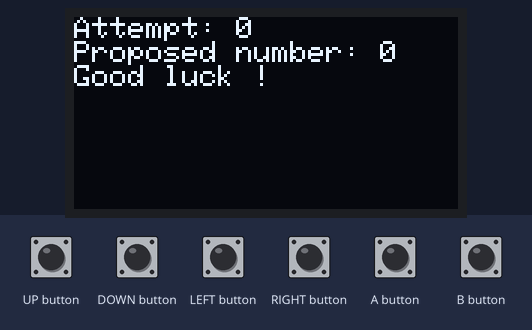
Recording of a sketch running on a simulated Arduboy, built with avr-gcc and run on an emulated ATmega32U4. Shown: 128×64 one-colour display. The test bench sets the inputs (shaded band). Random numbers use the default seed unless the sketch sets one.

Above: at 1.2 s.
1.3 s: A button pressed for 0.15 s
At 2.2 s:
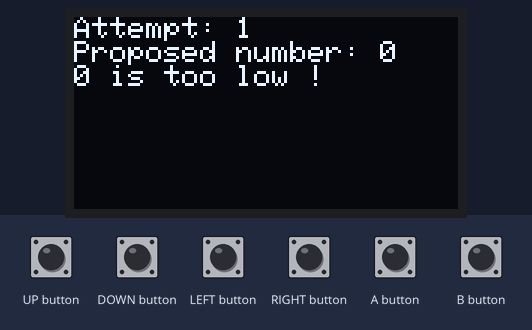
2.9 s: UP button pressed for 0.15 s
At 3.6 s:
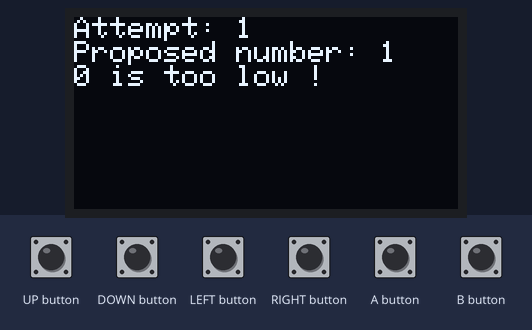
4.5 s: UP button pressed for 1 s
At 4.9 s:
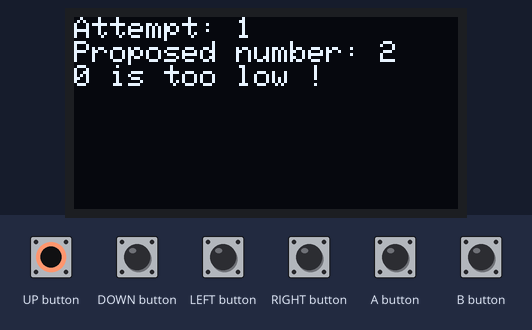
7.0 s: A button pressed for 1 s
At 8.0 s:
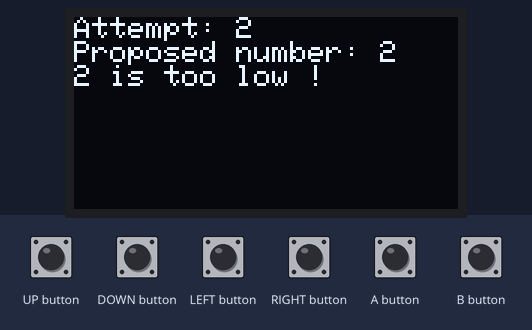
9.5 s: DOWN button pressed for 0.15 s
At 9.9 s:
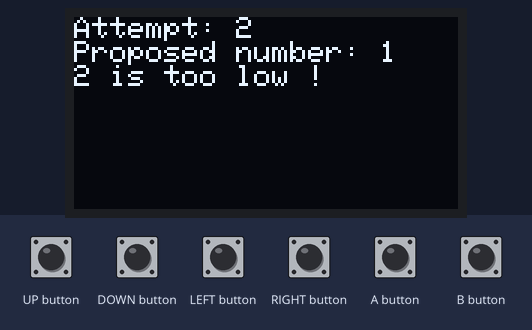
Timing chart, 0 to 12.1 s (numbered marks = the images above; inputs shaded):
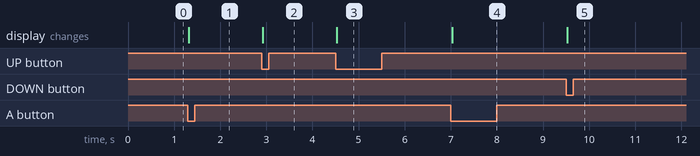

Measured:
- after the input at 1.3 s, the display: changes at once (image 1)
- after the input at 2.9 s, the display: changes at once (image 2)
- after the input at 4.5 s, the display: changes at once (image 3)
- after the input at 7.0 s, the display: changes at once (image 4)
- after the input at 9.5 s, the display: changes at once (image 5)

The sketch:

sketch004.ino
```cpp
// Very first Arduboy program
// Not sure what to expect

#include <Arduboy2.h>
Arduboy2 arduboy;

int playerwin;
int attempts;
int guessednumber;
int randomnumber;
int lastguess;

void setup() {
  // put your setup code here, to run once:
  arduboy.begin();
  arduboy.clear();
  arduboy.initRandomSeed();
  playerwin = 0;
  attempts = 0;
  guessednumber = 0;
  randomnumber = random(1, 101);
}

void loop() {
  // put your main code here, to run repeatedly:
  arduboy.clear();
  arduboy.pollButtons();
  if ( playerwin == 0 ) {
    if ( attempts == 7 ) {
      arduboy.setCursor(0, 0);
      arduboy.print("You lost :-(");
      arduboy.print("\n");
      arduboy.print("Correct number: ");
      arduboy.print(randomnumber);
      if ( arduboy.justPressed(A_BUTTON) ) {
        randomnumber = random(1, 101);
        attempts = 0;
        playerwin = 0;
      }
    }
    else {
      if ( arduboy.justPressed(UP_BUTTON) ) {
        guessednumber = guessednumber + 1;
        if ( guessednumber > 100 ) {
          guessednumber = 100;
        }
      }
      if ( arduboy.justPressed(DOWN_BUTTON) ) {
        guessednumber = guessednumber - 1;
        if ( guessednumber < 1 ) {
          guessednumber = 1;
        }
      }
      if ( arduboy.justPressed(A_BUTTON) ) {
        if ( guessednumber == randomnumber ) {
          playerwin = 1;
        }
        else {
          attempts = attempts + 1;
          lastguess = guessednumber;
        }
      }
      arduboy.setCursor(0, 0);
      arduboy.print("Attempt: ");
      arduboy.print(attempts);
      arduboy.print("\n");
      arduboy.print("Proposed number: ");
      arduboy.print(guessednumber);
      arduboy.print("\n");
      if ( attempts == 0 ) {
        arduboy.print("Good luck !");
      }
      else {
        arduboy.print(lastguess);
        if ( lastguess > randomnumber ) {
          arduboy.print(" is too high !");
        }
        else {
          arduboy.print(" is too low !");
        }
      }
    }
  }
  else {
    arduboy.setCursor(0, 0);
    arduboy.print("You won :-)");
    arduboy.print("\n");
    arduboy.print("Correct number: ");
    arduboy.print(randomnumber);
    if ( arduboy.justPressed(A_BUTTON) ) {
      randomnumber = random(1, 101);
      attempts = 0;
      playerwin = 0;
    }
  }
  arduboy.display();
}
```
